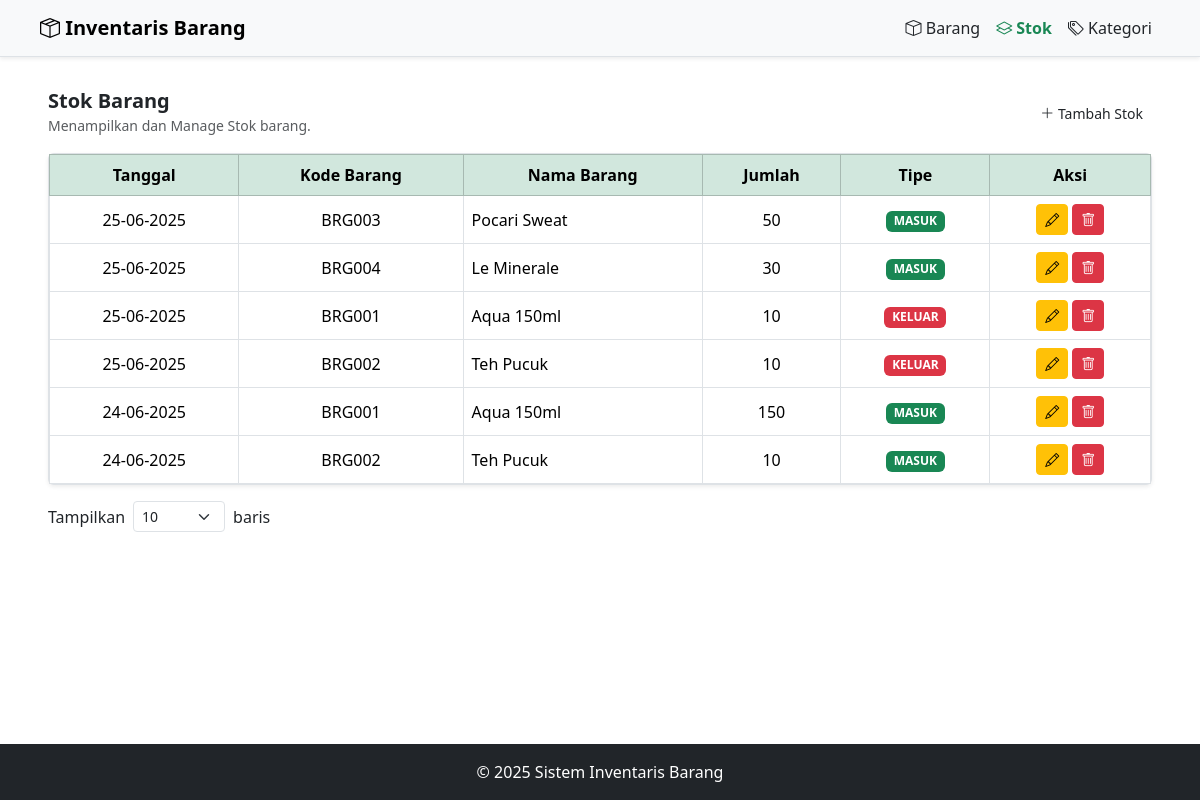
Screenshot of /stok/index.php with the database file from the repository.
### tables this page shows
CREATE TABLE `stok` (
  `id_stok` int(11) NOT NULL,
  `kode_barang` varchar(10) NOT NULL,
  `tanggal` date NOT NULL,
  `jumlah` int(11) NOT NULL,
  `tipe` enum('masuk','keluar') NOT NULL
);

CREATE TABLE `barang` (
  `kode_barang` varchar(10) NOT NULL,
  `nama_barang` varchar(100) NOT NULL,
  `id_kategori` int(11) NOT NULL,
  `harga` decimal(10,2) NOT NULL
);

### stok/index.php (the view, shortened to what this page needs)
<?php include '../koneksi.php'; ?>
<?php
$limit_options = [5, 10, 25, 50, 'semua'];
$limit = isset($_GET['limit']) && in_array($_GET['limit'], array_map('strval', $limit_options)) ? $_GET['limit'] : 10;
$page = isset($_GET['page']) ? max(1, (int)$_GET['page']) : 1;
$offset = ($limit === 'semua') ? 0 : ($page - 1) * $limit;
$stokQuery = "
    SELECT s.*, b.nama_barang
    FROM stok s
    JOIN barang b ON s.kode_barang = b.kode_barang
    ORDER BY s.tanggal DESC
";
if ($limit !== 'semua') {
    $stokQuery .= " LIMIT $limit OFFSET $offset";
}
$result = mysqli_query($conn, $stokQuery);
?>
<!DOCTYPE html>
<html lang="id">
<head>
    <link href="https://cdn.jsdelivr.net/npm/bootstrap@5.3.3/dist/css/bootstrap.min.css" rel="stylesheet">
    <link href="https://cdn.jsdelivr.net/npm/bootstrap-icons@1.10.5/font/bootstrap-icons.css" rel="stylesheet">
</head>
<body>
    <?php
    $uri = $_SERVER['REQUEST_URI'];
    $isBarang   = strpos($uri, '/index.php') !== false && strpos($uri, '/stok') === false && strpos($uri, '/kategori') === false;
    $isStok     = strpos($uri, '/stok') !== false;
    $isKategori = strpos($uri, '/kategori') !== false;
    ?>
    <nav class="navbar navbar-expand-lg bg-light text-dark shadow-sm border-bottom px-2 mb-3 px-md-4">
        <div class="container-fluid px-3">
            <a class="navbar-brand fw-bold" href="/index.php">
                <i class="bi bi-box-seam"></i> Inventaris Barang
            </a>
            <div class="collapse navbar-collapse" id="navbarNav">
                <ul class="navbar-nav ms-auto">
                    <li class="nav-item">
                        <a class="nav-link <?= $isBarang ? 'text-success fw-semibold' : 'text-dark' ?>" href="../index.php">
                            <i class="bi bi-box"></i> Barang
                        </a>
                    </li>
                    <li class="nav-item">
                        <a class="nav-link <?= $isStok ? 'text-success fw-semibold' : 'text-dark' ?>" href="./index.php">
                            <i class="bi bi-layers"></i> Stok
                        </a>
                    </li>
                    <li class="nav-item">
                        <a class="nav-link <?= $isKategori ? 'text-success fw-semibold' : 'text-dark' ?>" href="../kategori/index.php">
                            <i class="bi bi-tags"></i> Kategori
                        </a>
                    </li>
                </ul>
            </div>
        </div>
    </nav>
    <main class="container-fluid px-4 px-md-5 mb-4 mt-3">
        <div class="d-flex justify-content-between align-items-center mb-3">
            <div>
                <h5 class="mb-0 text-dark fw-semibold">Stok Barang</h5>
                <small class="text-muted ">Menampilkan dan Manage Stok barang.</small>
            </div>
            <a href="tambah.php" class="btn btn-sm btn-outline-succes"><i class="bi bi-plus-lg"></i> Tambah Stok</a>
        </div>
        <div class="card shadow-sm border">
            <div class="card-body p-0">
                <div class="table-responsive">
                    <table class="table table-hover table-bordered align-middle text-center mb-0">
                        <thead class="table-success">
                            <tr>
                                <th>Tanggal</th>
                                <th>Kode Barang</th>
                                <th>Nama Barang</th>
                                <th>Jumlah</th>
                                <th>Tipe</th>
                                <th>Aksi</th>
                            </tr>
                        </thead>
                        <tbody>
                            <?php while ($row = mysqli_fetch_assoc($result)) :
                                $badge = $row['tipe'] === 'masuk' ? 'success' : 'danger'; ?>
                                <tr>
                                    <td><?= date('d-m-Y', strtotime($row['tanggal'])) ?></td>
                                    <td><?= $row['kode_barang'] ?></td>
                                    <td class="text-start"><?= $row['nama_barang'] ?></td>
                                    <td><?= $row['jumlah'] ?></td>
                                    <td><span class="badge bg-<?= $badge ?> text-uppercase"><?= $row['tipe'] ?></span></td>
                                    <td>
                                        <a href="edit.php?id=<?= $row['id_stok'] ?>" class="btn btn-sm btn-warning"><i class="bi bi-pencil"></i></a>
                                        <a href="hapus.php?id=<?= $row['id_stok'] ?>" onclick="return confirm('Yakin ingin menghapus data ini?')" class="btn btn-sm btn-danger"><i class="bi bi-trash"></i></a>
                                    </td>
                                </tr>
                            <?php endwhile; ?>
                        </tbody>
                    </table>
                </div>
            </div>
        </div>
        <div class="d-flex justify-content-between align-items-center mt-3">
            <form method="get" class="d-flex align-items-center">
                <label class="me-2">Tampilkan</label>
                <select name="limit" onchange="this.form.submit()" class="form-select form-select-sm w-auto">
                    <?php foreach ($limit_options as $opt) :
                        $selected = ($limit == $opt) ? 'selected' : '';
                        $label = $opt === 'semua' ? 'Semua' : $opt;
                        echo "<option value='$opt' $selected>$label</option>";
                    endforeach; ?>
                </select>
                <label class="ms-2">baris</label>
            </form>
        </div>
    </main>
    <footer class="bg-dark text-white text-center py-3 mt-auto">
        <p class="mb-0">&copy; <?= date('Y') ?> Sistem Inventaris Barang</p>
    </footer>
</body>
</html>

### stok/index.php (style rules this page uses)
html, body { height: 100%; }
body { display: flex; flex-direction: column; }
main { flex: 1; }
.table th, .table td { vertical-align: middle; }

### rows the page displays
stok: tanggal "25-06-2025", kode_barang "BRG003", kode_barang.nama_barang "Pocari Sweat", jumlah "50", tipe "MASUK"
stok: tanggal "25-06-2025", kode_barang "BRG004", kode_barang.nama_barang "Le Minerale", jumlah "30", tipe "MASUK"
stok: tanggal "25-06-2025", kode_barang "BRG001", kode_barang.nama_barang "Aqua 150ml", jumlah "10", tipe "KELUAR"
stok: tanggal "25-06-2025", kode_barang "BRG002", kode_barang.nama_barang "Teh Pucuk", jumlah "10", tipe "KELUAR"
stok: tanggal "24-06-2025", kode_barang "BRG001", kode_barang.nama_barang "Aqua 150ml", jumlah "150", tipe "MASUK"
stok: tanggal "24-06-2025", kode_barang "BRG002", kode_barang.nama_barang "Teh Pucuk", jumlah "10", tipe "MASUK"

### other values shown
form field limit "10"
